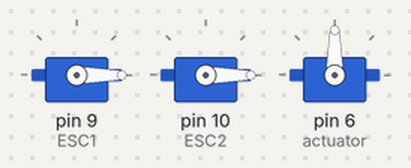
A sketch run on a simulated Arduino Uno, built with avr-gcc and run on an emulated ATmega328P. On the bench: 3 × servo.

Above: at 0.1 s.
At 3.1 s:
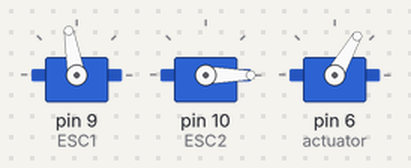
Timing chart, 0 to 4.6 s (numbered marks = the images above):
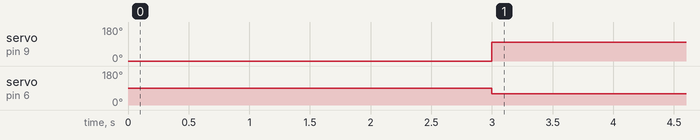

Measured:
- by itself, servo on pin 9 (ESC1): 0° → 100° at 3.0 s
- by itself, servo on pin 6 (actuator): 90° → 60° at 3.0 s

The sketch:

motor_test.ino
```cpp
#include <Servo.h>

Servo ESC1;
Servo ESC2;
Servo actuator;
void setup() {
  // put your setup code here, to run once:
  ESC1.attach(9, 1000, 2000);
  ESC2.attach(10, 1000, 2000);
  actuator.attach(6, 1000, 2000);
  ESC1.write(0);
  ESC2.write(0);
  delay(3000);

}

void loop() {
  // put your main code here, to run repeatedly:
  ESC1.write(100);
  actuator.write(60);
}
```
